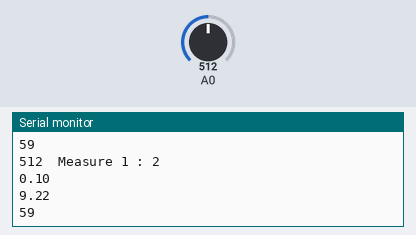
Bench run of a sketch on a simulated Arduino Uno, built with avr-gcc and run on an emulated ATmega328P. Parts: the last lines printed to the serial monitor. The inputs (shaded band) are chosen by the test bench; at power-on: A0 = 512.

Above: at 5.8 s.
5.9 s: A0 set to 716
At 11.3 s:
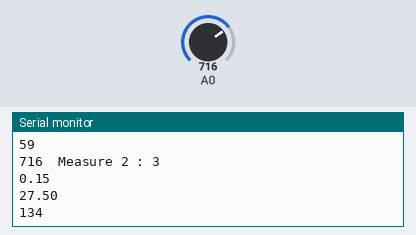
11.9 s: A0 set to 900
At 16.4 s:
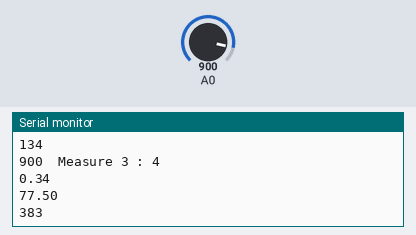
Timing chart, 0 to 17.9 s (numbered marks = the images above; inputs shaded):
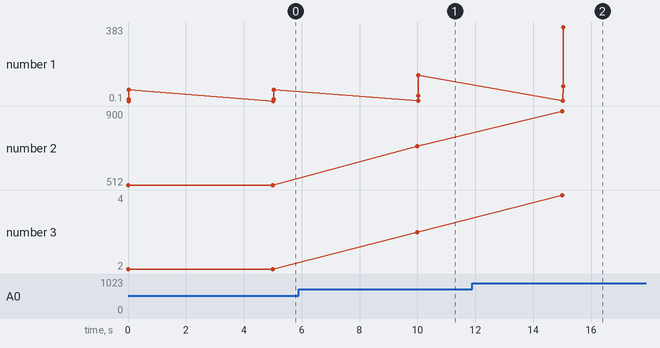

The sketch:

code.ino
```cpp
#include <math.h>

double finalArray[7][3] =
{
    {52,0.77,-69.75},
    {353,0.14,-29.7},
    {563,0.099,9.2236},
    {871,0.15,27.5},
    {920,0.34,77.5},
    {960,0.55,93.6},
    {1023,2.98,78.94}
    };


void setup() {
    // put your setup code here, to run once:
    Serial.begin(9600);
    pinMode(A0, INPUT);

}

double Temprature(int RawADC, double a, double b) {
   double Temp;
   Temp = a*RawADC + b;
   Serial.println(a);
   Serial.println(b);
   return Temp;
}


int increment = 0;
int i = 0;
bool value = true;
int v = 0;

void loop() {
  i = -1;
  value = true;
  v = analogRead(A0);
  Serial.print(int(v));
  Serial.print("  Measure ");
  Serial.print(int(increment));
  Serial.print(" : ");
  while((i<=6) && (value))
  {
    i++;
    if(v <= finalArray[i][0])
    {
      value = false;
      Serial.println(i);
    }
  }
  Serial.println(int (Temprature(v,finalArray[i][1], finalArray[i][2])));  // display Celsius
  increment++;
  delay(5000);

}
```

Measured:
- after the input at 5.9 s, the serial monitor: prints a new line after 4.1 s (image 1)
- after the input at 11.9 s, the serial monitor: prints a new line after 3.1 s (image 2)
- plotted number 1: 59 → 134 after the input at 5.9 s, 134 → 383 after the input at 11.9 s
- plotted number 2: 512 → 716 after the input at 5.9 s, 716 → 900 after the input at 11.9 s
- plotted number 3: 2 → 3 after the input at 5.9 s
